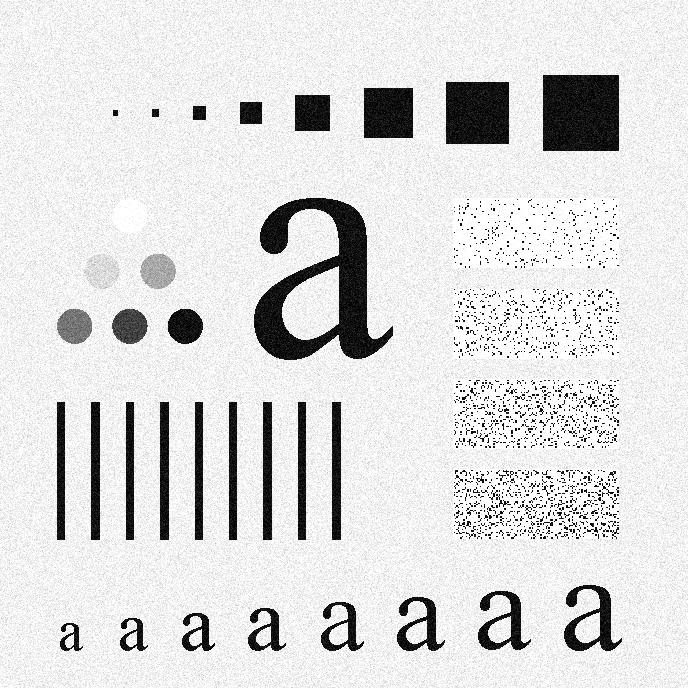
#> input picture Lab5_TestImages/char.bmp, 688 x 688 px, found by its file name
$ python lab5_ch2.py
#> lines starting #> are read from the running program, lines starting #| are printed output that depends on the picture
#!/usr/bin/env python3
# -*- coding: utf-8 -*-
"""
Created on Sat Nov  1 21:51:04 2025

@author: gluppler
"""

"""
lab5_ch2.py
Implement geometric mean filter (3x3) for 'char.bmp'.
Geometric mean = (product of pixels)^(1/N). We avoid zeros by adding small epsilon.
"""
import cv2
import numpy as np
from pathlib import Path
BASE = Path("/Users/gluppler/Downloads/School/test/Lab5_TestImages/")
INFILE = BASE / "char.bmp"
OUT = BASE / "char_geom_3x3.png"

if not INFILE.exists():
    raise SystemExit(f"Missing {INFILE}")

img = cv2.imread(str(INFILE), cv2.IMREAD_GRAYSCALE).astype(np.float64)
#> img: shape (688, 688) float64; min 0, max 255, mean 219.4

# padding reflect to keep borders
pad = 1
padded = cv2.copyMakeBorder(img, pad, pad, pad, pad, cv2.BORDER_REFLECT_101)
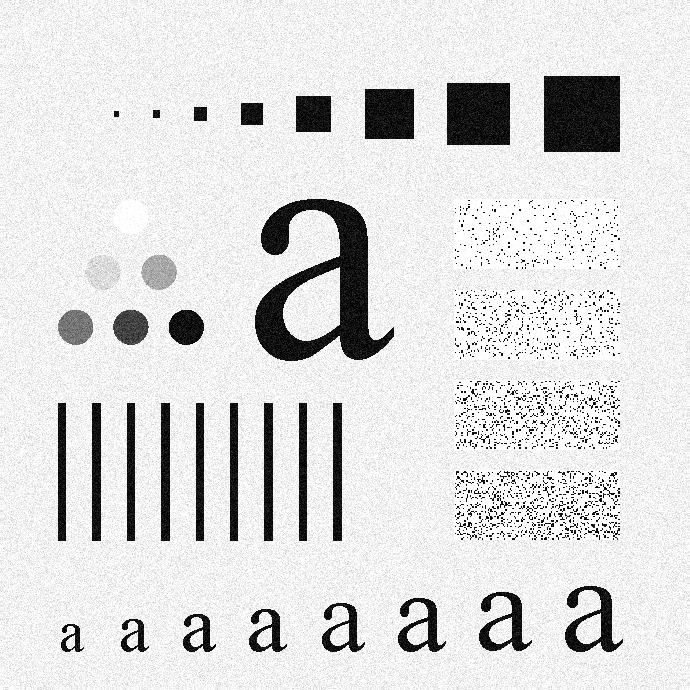
#> padded: shape (690, 690) float64; min 0, max 255, mean 219.5

h, w = img.shape
#> h = 688; w = 688
out = np.zeros_like(img)

eps = 1e-6
for i in range(h):
    for j in range(w):
        win = padded[i:i+3, j:j+3].astype(np.float64) + eps
        prod = np.prod(win)          # product of 9 values
        geom = prod ** (1.0 / 9.0)   # 9th root
        out[i,j] = geom
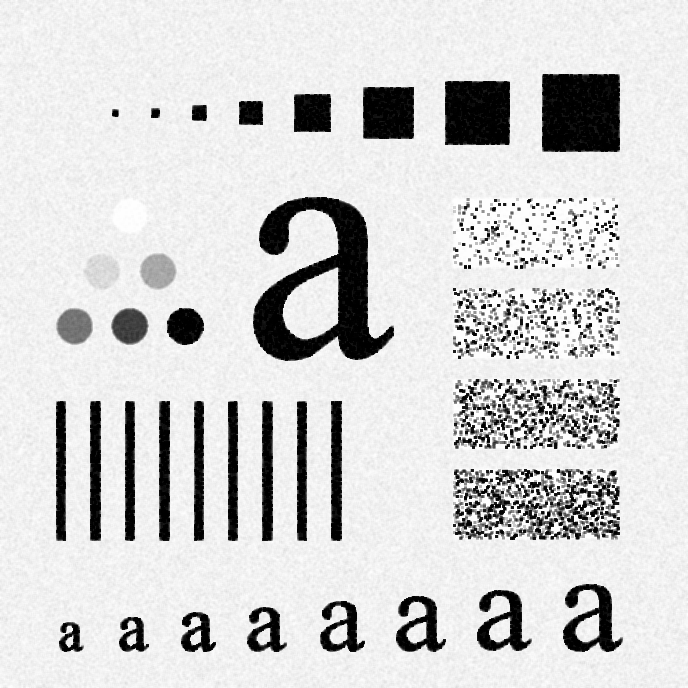
#> out: shape (688, 688) float64; min 2.89e-05, max 255, mean 211; drawn with min black and max white

# clip and convert back to uint8
out_u8 = np.clip(out, 0, 255).astype(np.uint8)
cv2.imwrite(str(OUT), out_u8)
print("Saved geometric mean filtered image:", OUT)
